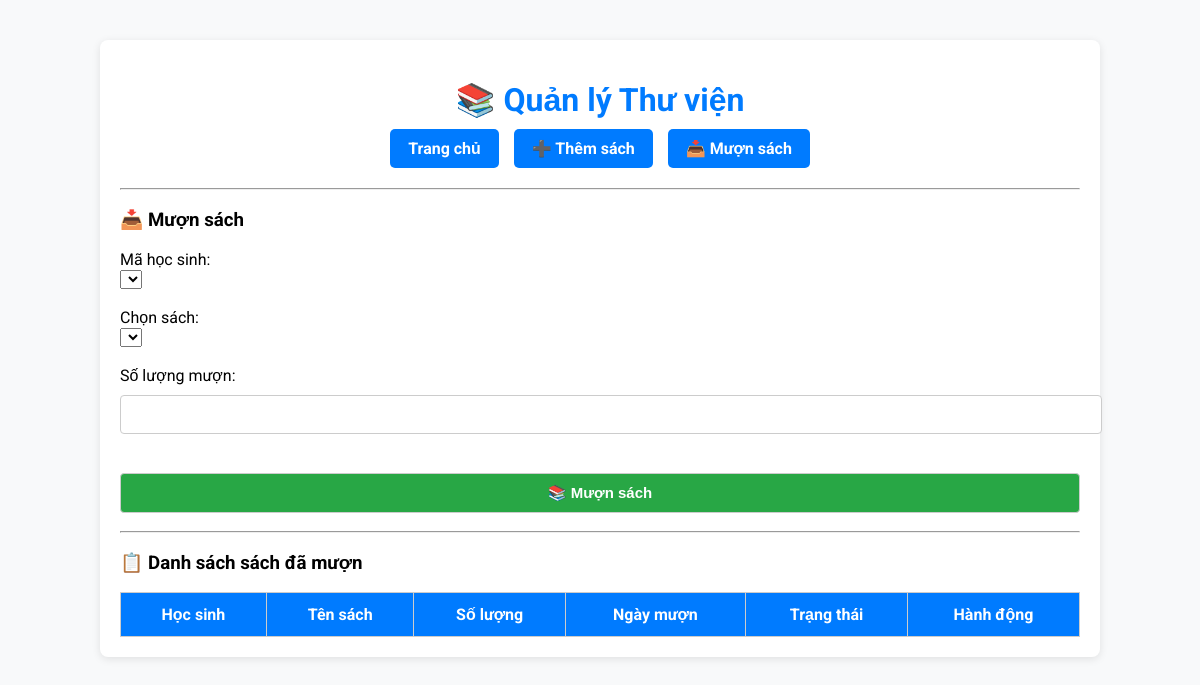
The app's page /borrow_book.php, older data.
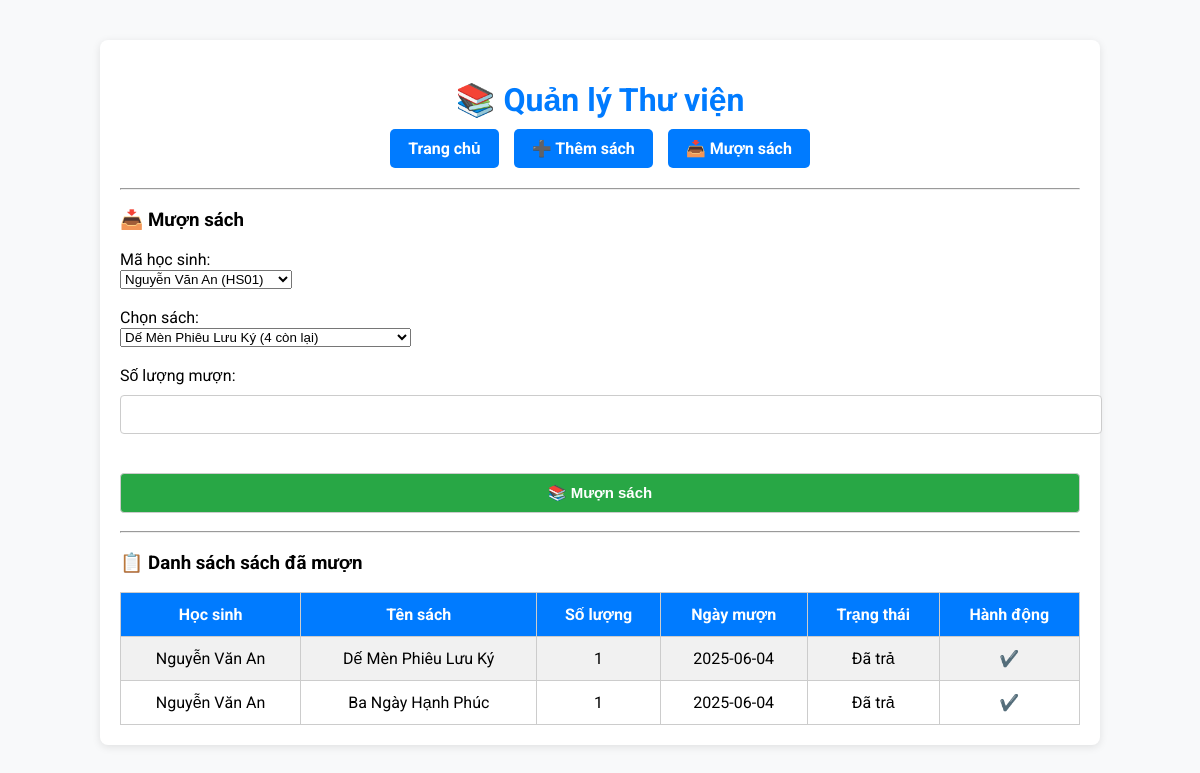
The same page, newer data.
### tables this page shows
CREATE TABLE `thongtinmuon` (
  `ID` int(11) NOT NULL,
  `MaHS` varchar(10) NOT NULL,
  `TenHS` varchar(100) DEFAULT NULL,
  `MaSach` varchar(10) NOT NULL,
  `TenSach` varchar(200) DEFAULT NULL,
  `SoLuong` int(11) NOT NULL,
  `NgayMuon` date NOT NULL,
  `TrangThai` varchar(20) DEFAULT 'Chưa trả'
);

### borrow_book.php (the view, shortened to what this page needs)
<?php
include 'db.php';
include 'includes/header.php';
?>
<h3>📥 Mượn sách</h3>
<form method="post">
    <label>Mã học sinh:</label><br>
    <select name="mahs" required>
        <?php
        $hs = $conn->query("SELECT * FROM HocSinh");
        while ($r = $hs->fetch_assoc()) {
            echo "<option value='{$r['MaHS']}'>{$r['TenHS']} ({$r['MaHS']})</option>";
        }
        ?>
    </select><br><br>
    <label>Chọn sách:</label><br>
    <select name="masach" required>
        <?php
        $sach = $conn->query("SELECT * FROM Sach WHERE SoLuong > 0");
        while ($r = $sach->fetch_assoc()) {
            echo "<option value='{$r['MaSach']}'>{$r['TenSach']} ({$r['SoLuong']} còn lại)</option>";
        }
        ?>
    </select><br><br>
    <label>Số lượng mượn:</label><br>
    <input type="number" name="soluong" min="1" required><br><br>
    <button type="submit">📚 Mượn sách</button>
</form>
<hr>
<h3>📋 Danh sách sách đã mượn</h3>
<table>
    <tr>
        <th>Học sinh</th>
        <th>Tên sách</th>
        <th>Số lượng</th>
        <th>Ngày mượn</th>
        <th>Trạng thái</th>
        <th>Hành động</th>
    </tr>
    <?php
    $result = $conn->query("SELECT * FROM ThongTinMuon ORDER BY NgayMuon DESC");
    while ($row = $result->fetch_assoc()) {
        echo "<tr>
                <td>{$row['TenHS']}</td>
                <td>{$row['TenSach']}</td>
                <td>{$row['SoLuong']}</td>
                <td>{$row['NgayMuon']}</td>
                <td>{$row['TrangThai']}</td>
                <td>";
        if ($row['TrangThai'] === 'Chưa trả') {
            echo "<a href='return_book.php?id={$row['ID']}' class='button'>✅ Trả sách</a>";
        } else {
            echo "✔️";
        }
        echo "</td></tr>";
    }
    ?>
</table>
</div>
</body>
</html>

Row changes from the older to the newer data that the page shows:
added thongtinmuon: TenHS "Nguyễn Văn An", TenSach "Dế Mèn Phiêu Lưu Ký", SoLuong "1", NgayMuon "2025-06-04", TrangThai "Đã trả"
added thongtinmuon: TenHS "Nguyễn Văn An", TenSach "Ba Ngày Hạnh Phúc", SoLuong "1", NgayMuon "2025-06-04", TrangThai "Đã trả"
Text that changed along with them:
form field mahs: (not shown) → "Nguyễn Văn An (HS01)"
form field masach: (not shown) → "Dế Mèn Phiêu Lưu Ký (4 còn lại)"
